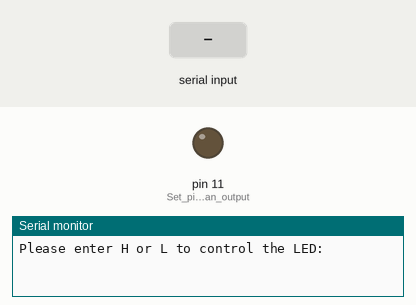
The sketch below on a simulated Arduino Uno, built with avr-gcc and run on an emulated ATmega328P. Shown: output pins drawn as LEDs (lit = HIGH), the last lines printed to the serial monitor. Inputs (shaded band) come from the test bench.

Above: at 1.2 s.
1.3 s: "H" received over Serial
At 16.85 s:
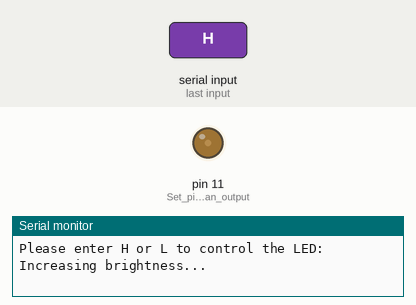
Timing chart, 0 to 23.6 s (numbered marks = the images above; inputs shaded):
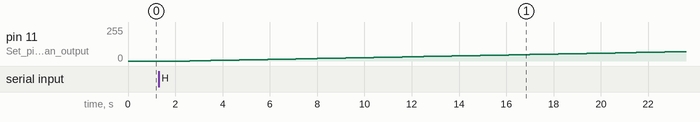

The sketch:

led-blinking-control.ino
```cpp
void setup() {
  // Setup runs once
  Serial.begin(9600);           // Initialize serial communication
  pinMode(11, OUTPUT);          // Set pin 11 as an output
}

void loop() {
  // Loop runs repeatedly
  Serial.println("Please enter H or L to control the LED:");

  String inputted_string = read_string(); // Call the read_string function
  inputted_string.trim(); // to remove extra spaces


  if(inputted_string != ""){
      if (inputted_string == "H") {
        control_blinking_high();
      } else if (inputted_string == "L") {
        control_blinking_low();
      } else {
        Serial.println("Error: Invalid input. Please enter H or L to control the LED.");
      }
  } else{
    Serial.println("There is no input given.");
  }

}


String read_string() {
  String read_string = "";
  while (read_string == "") { // Wait until a non-empty string is read
    if (Serial.available()) { // Check if data is available to read
      read_string = Serial.readString();
    }
  }
  return read_string;
}

void control_led_blinking(){
  // analogWrite(led_pin, led_val);
  analogWrite(11, 0);
  delay(500);

  analogWrite(11, 128);
  delay(500);

  analogWrite(11, 255);
  delay(500);

}


// Incremental LED brightness
void control_blinking_high() {
  Serial.println("Increasing brightness...");
  for (int i = 0; i <= 255; i++) {  // Loop from 0 to 255
    analogWrite(11, i);             // Set PWM duty cycle
    delay(300);                      // Small delay for smooth transition
  }
}

// Decremental LED brightness
void control_blinking_low() {
  Serial.println("Decreasing brightness...");
  for (int i = 255; i >= 0; i--) {  // Loop from 255 to 0
    analogWrite(11, i);             // Set PWM duty cycle
    delay(300);                      // Small delay for smooth transition
  }
}
```

Measured:
- after the input at 1.3 s, pin 11 (Set_pin_11_as_an_output): moves from 0/255 to 70/255 over 20.7 s, starting after 1.3 s
